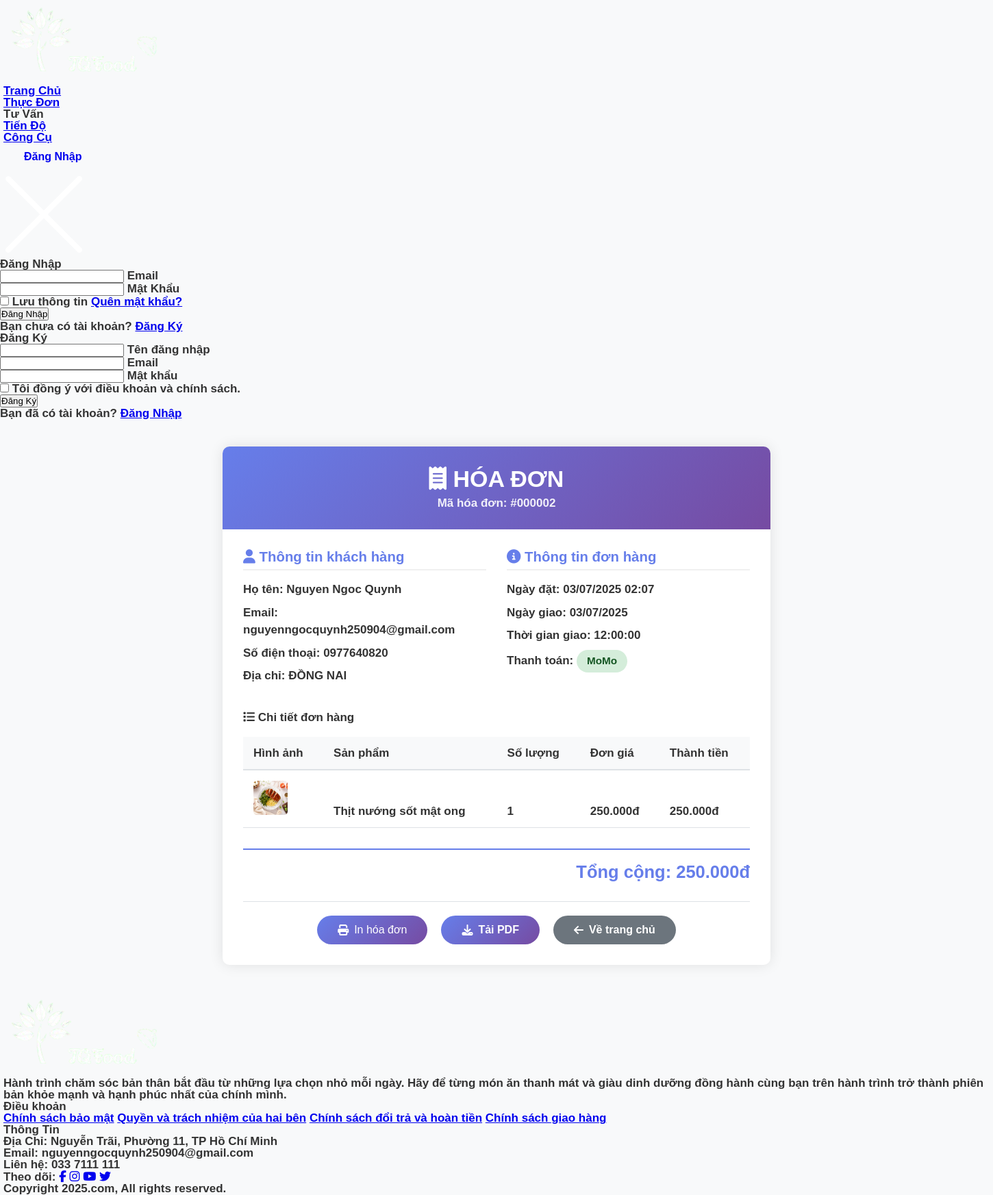
The app's page /php/invoice.php?id=2 with its own data.
### tables this page shows
CREATE TABLE `hoadon` (
  `id` int(11) NOT NULL AUTO_INCREMENT,
  `user_id` varchar(50) NOT NULL,
  `ship_date` date NOT NULL,
  `ship_time` time NOT NULL,
  `payment_method` varchar(20) NOT NULL,
  `total_amount` decimal(10,2) DEFAULT 0.00,
  `status` varchar(20) DEFAULT 'pending',
  `created_at` timestamp NOT NULL DEFAULT current_timestamp(),
  `updated_at` timestamp NOT NULL DEFAULT current_timestamp() ON UPDATE current_timestamp(),
  PRIMARY KEY (`id`),
  KEY `idx_user_id` (`user_id`),
  KEY `idx_ship_date` (`ship_date`),
  KEY `idx_status` (`status`),
  CONSTRAINT `hoadon_ibfk_1` FOREIGN KEY (`user_id`) REFERENCES `khachhang` (`Makh`) ON DELETE CASCADE
);

CREATE TABLE `khachhang` (
  `Makh` varchar(20) NOT NULL,
  `Tenkh` varchar(100) NOT NULL,
  `Email` varchar(100) NOT NULL,
  `Matkhau` varchar(100) NOT NULL,
  `SDT` varchar(20) DEFAULT NULL,
  `Diachi` varchar(255) DEFAULT NULL,
  `Ngaydangky` date NOT NULL DEFAULT curdate(),
  `Vaitro` int(11) DEFAULT 0,
  PRIMARY KEY (`Makh`),
  UNIQUE KEY `Email` (`Email`)
);

CREATE TABLE `chitiethoadon` (
  `id` int(11) NOT NULL AUTO_INCREMENT,
  `hoadon_id` int(11) NOT NULL,
  `product_id` varchar(100) NOT NULL,
  `quantity` int(11) NOT NULL DEFAULT 1,
  `price` decimal(10,2) NOT NULL,
  `total_price` decimal(10,2) GENERATED ALWAYS AS (`quantity` * `price`) STORED,
  `created_at` timestamp NOT NULL DEFAULT current_timestamp(),
  `source_type` varchar(50) DEFAULT 'menu' COMMENT 'menu, combo_full, combo_single_day',
  `combo_info` varchar(100) DEFAULT NULL COMMENT 'th¶ng tin combo n?u c¾, vd: combo_3day_ngay1',
  PRIMARY KEY (`id`),
  KEY `idx_hoadon_id` (`hoadon_id`),
  KEY `idx_product_id` (`product_id`),
  CONSTRAINT `chitiethoadon_ibfk_1` FOREIGN KEY (`hoadon_id`) REFERENCES `hoadon` (`id`) ON DELETE CASCADE
);

CREATE TABLE `sanpham` (
  `Masp` int(11) NOT NULL AUTO_INCREMENT,
  `Tensp` varchar(255) NOT NULL,
  `Mota` text NOT NULL,
  `Hinhanh` varchar(255) DEFAULT NULL,
  `Gianguyenlieu` int(11) NOT NULL,
  `Giaban` int(11) NOT NULL,
  `Calories` int(11) DEFAULT NULL,
  `Protein` int(11) DEFAULT NULL,
  `Fat` int(11) DEFAULT NULL,
  `Carbs` int(11) DEFAULT NULL,
  `Sugar` int(11) DEFAULT NULL,
  `Fiber` int(11) DEFAULT NULL,
  `Ngaytao` date DEFAULT curdate(),
  `Maloai` int(11) DEFAULT NULL,
  `Trangthai` tinyint(1) NOT NULL DEFAULT 1,
  PRIMARY KEY (`Masp`),
  KEY `Maloai` (`Maloai`),
  CONSTRAINT `sanpham_ibfk_1` FOREIGN KEY (`Maloai`) REFERENCES `loai` (`Maloai`) ON DELETE SET NULL
);

### php/invoice.php (the view, shortened to what this page needs)
<?php
include __DIR__ . '/header.php';
$hoadon_id = $_GET['id'] ?? '';
require_once __DIR__ . '/connect.php';
$stmt = $conn->prepare("
    SELECT h.*, k.Tenkh, k.SDT, k.Diachi, k.Email
    FROM hoadon h
    JOIN khachhang k ON h.user_id = k.Makh
    WHERE h.id = ?
");
$stmt->bind_param("i", $hoadon_id);
$stmt->execute();
$hoadon = $stmt->get_result()->fetch_assoc();
$stmt2 = $conn->prepare("
    SELECT ct.*, sp.Tensp, sp.Hinhanh
    FROM chitiethoadon ct
    LEFT JOIN sanpham sp ON ct.product_id = sp.Masp
    WHERE ct.hoadon_id = ?
");
$stmt2->bind_param("i", $hoadon_id);
$stmt2->execute();
$chitiets = $stmt2->get_result()->fetch_all(MYSQLI_ASSOC);
$total = 0;
foreach ($chitiets as $item) {
    $total += $item['price'] * $item['quantity'];
}
?>
<!DOCTYPE html>
<html lang="vi">
<head>
    <link rel="stylesheet" href="/CoSo/css/reset.css">
    <link rel="stylesheet" href="/CoSo/css/general.css">
    <link rel="stylesheet" href="https://cdnjs.cloudflare.com/ajax/libs/font-awesome/6.5.0/css/all.min.css">
</head>
<body>
    <div class="invoice-container">
        <div class="invoice-header">
            <h1><i class="fas fa-receipt"></i> HÓA ĐƠN</h1>
            <p>Mã hóa đơn: #<?= str_pad($hoadon_id, 6, '0', STR_PAD_LEFT) ?></p>
        </div>
        <div class="invoice-body">
            <div class="invoice-info">
                <div class="info-section">
                    <h3><i class="fas fa-user"></i> Thông tin khách hàng</h3>
                    <p><strong>Họ tên:</strong> <?= htmlspecialchars($hoadon['Tenkh']) ?></p>
                    <p><strong>Email:</strong> <?= htmlspecialchars($hoadon['Email']) ?></p>
                    <p><strong>Số điện thoại:</strong> <?= htmlspecialchars($hoadon['SDT']) ?></p>
                    <p><strong>Địa chỉ:</strong> <?= htmlspecialchars($hoadon['Diachi']) ?></p>
                </div>
                <div class="info-section">
                    <h3><i class="fas fa-info-circle"></i> Thông tin đơn hàng</h3>
                    <p><strong>Ngày đặt:</strong> <?= date('d/m/Y H:i', strtotime($hoadon['created_at'])) ?></p>
                    <p><strong>Ngày giao:</strong> <?= date('d/m/Y', strtotime($hoadon['ship_date'])) ?></p>
                    <p><strong>Thời gian giao:</strong> <?= $hoadon['ship_time'] ?></p>
                    <p><strong>Thanh toán:</strong>
                        <?php if ($hoadon['payment_method'] == 'momo'): ?>
                            <span class="payment-status status-paid">MoMo</span>
                        <?php elseif ($hoadon['payment_method'] == 'bank'): ?>
                            <span class="payment-status status-paid">Chuyển khoản</span>
                        <?php else: ?>
                            <span class="payment-status status-pending">Tiền mặt</span>
                        <?php endif; ?>
                    </p>
                </div>
            </div>
            <div class="invoice-items">
                <h3><i class="fas fa-list"></i> Chi tiết đơn hàng</h3>
                <table class="items-table">
                    <thead>
                        <tr>
                            <th>Hình ảnh</th>
                            <th>Sản phẩm</th>
                            <th>Số lượng</th>
                            <th>Đơn giá</th>
                            <th>Thành tiền</th>
                        </tr>
                    </thead>
                    <tbody>
                        <?php foreach ($chitiets as $item): ?>
                        <tr>
                            <td>
                                <?php if ($item['Hinhanh']): ?>
                                    <img src="<?= htmlspecialchars($item['Hinhanh']) ?>" class="item-image" alt="<?= htmlspecialchars($item['Tensp'] ?: $item['product_name']) ?>">
                                <?php else: ?>
                                    <div class="item-image" style="background-color: #f0f0f0; display: flex; align-items: center; justify-content: center;">
                                        <i class="fas fa-image" style="color: #ccc;"></i>
                                    </div>
                                <?php endif; ?>
                            </td>
                            <td><?= htmlspecialchars($item['Tensp'] ?: $item['product_name']) ?></td>
                            <td><?= $item['quantity'] ?></td>
                            <td><?= number_format($item['price'], 0, ',', '.') ?>đ</td>
                            <td><?= number_format($item['price'] * $item['quantity'], 0, ',', '.') ?>đ</td>
                        </tr>
                        <?php endforeach; ?>
                    </tbody>
                </table>
            </div>
            <div class="invoice-total">
                <p class="total-amount">
                    <strong>Tổng cộng: <?= number_format($total, 0, ',', '.') ?>đ</strong>
                </p>
            </div>
            <div class="invoice-actions">
                <button class="btn btn-primary" onclick="window.print()">
                    <i class="fas fa-print"></i> In hóa đơn
                </button>
                <a href="/CoSo/php/download_invoice.php?id=<?= $hoadon_id ?>" class="btn btn-primary" target="_blank">
                    <i class="fas fa-download"></i> Tải PDF
                </a>
                <a href="/CoSo/php/menu.php" class="btn btn-secondary">
                    <i class="fas fa-arrow-left"></i> Về trang chủ
                </a>
            </div>
        </div>
    </div>
    <?php include __DIR__ . '/footer.php'; ?>
</body>
</html>

### records on screen
hoadon: user.Tenkh "Nguyen Ngoc Quynh", user.Email "nguyenngocquynh250904@gmail.com", user.SDT "0977640820", user.Diachi "ĐỒNG NAI", created_at "03/07/2025 02:07", ship_date "03/07/2025", ship_time "12:00:00"
chitiethoadon: sanpham.Hinhanh (picture), sanpham.Tensp "Thịt nướng sốt mật ong", quantity "1", price "250.000", $item['price'] * $item['quantity'] "250.000"

### other values on screen
str_pad($hoadon_id, 6, '0', STR_PAD_LEFT) "000002"
$total "250.000"
